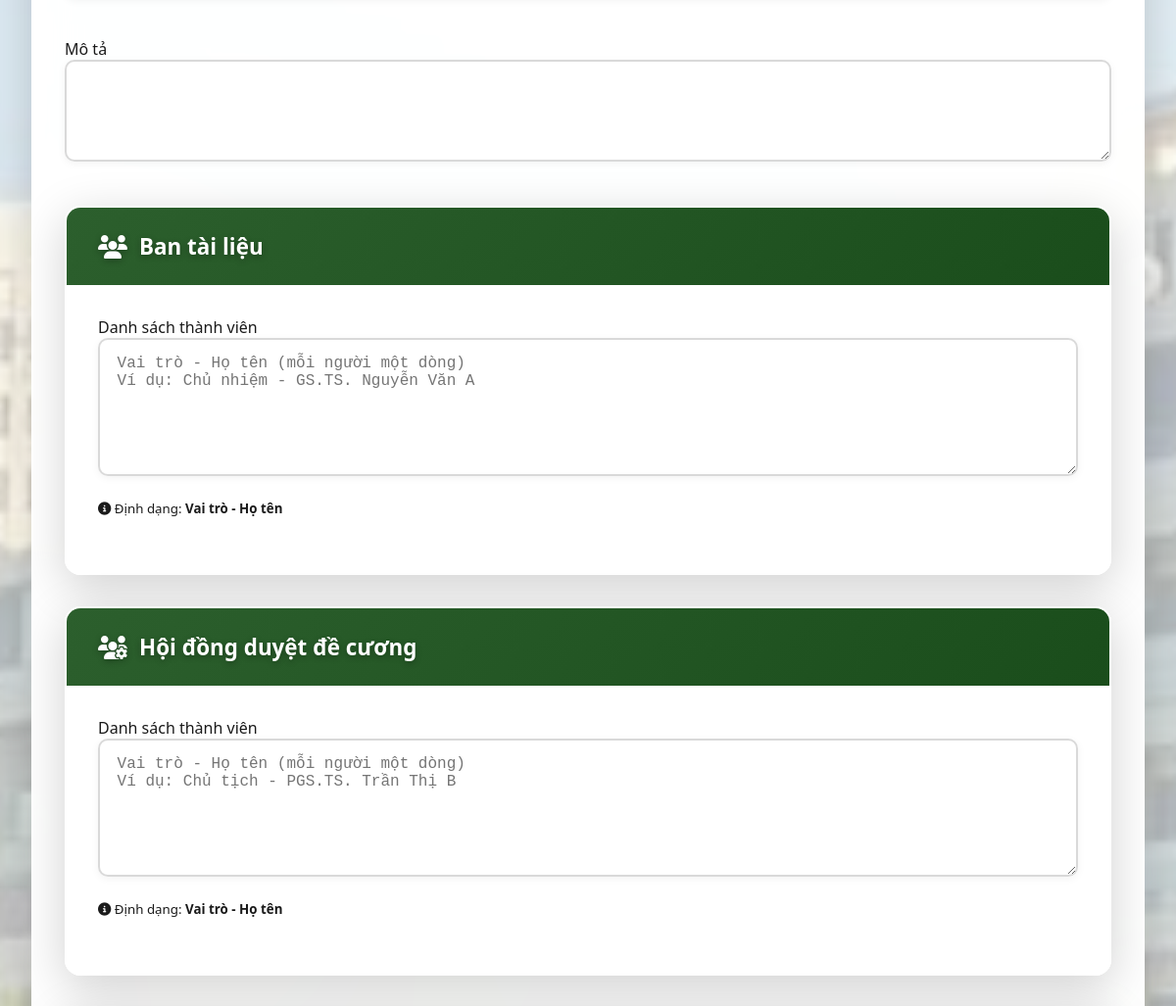
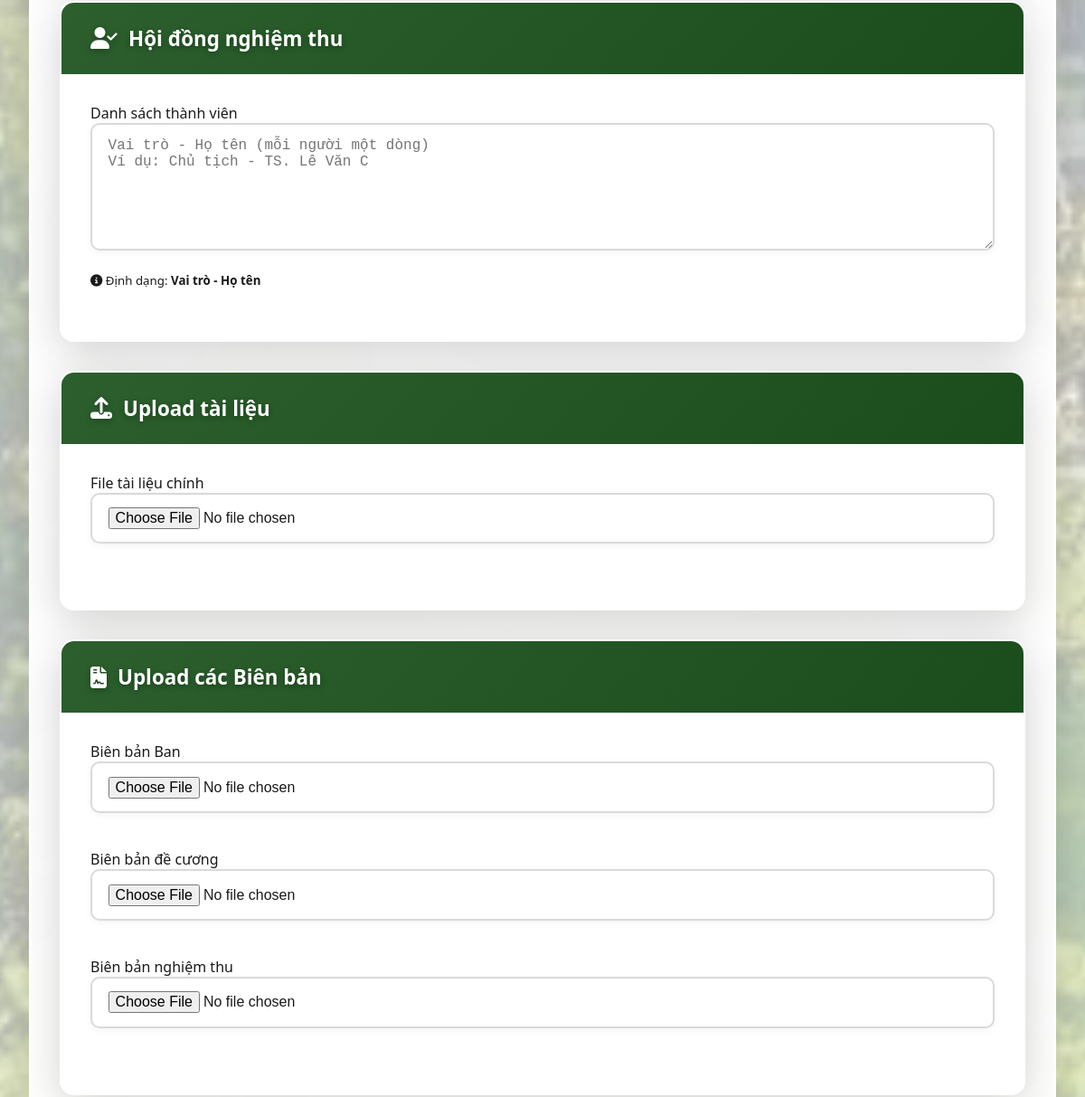
The app's page /tailieu/edit/2 (signed in, middle part), older data (2 pictures, top to bottom).
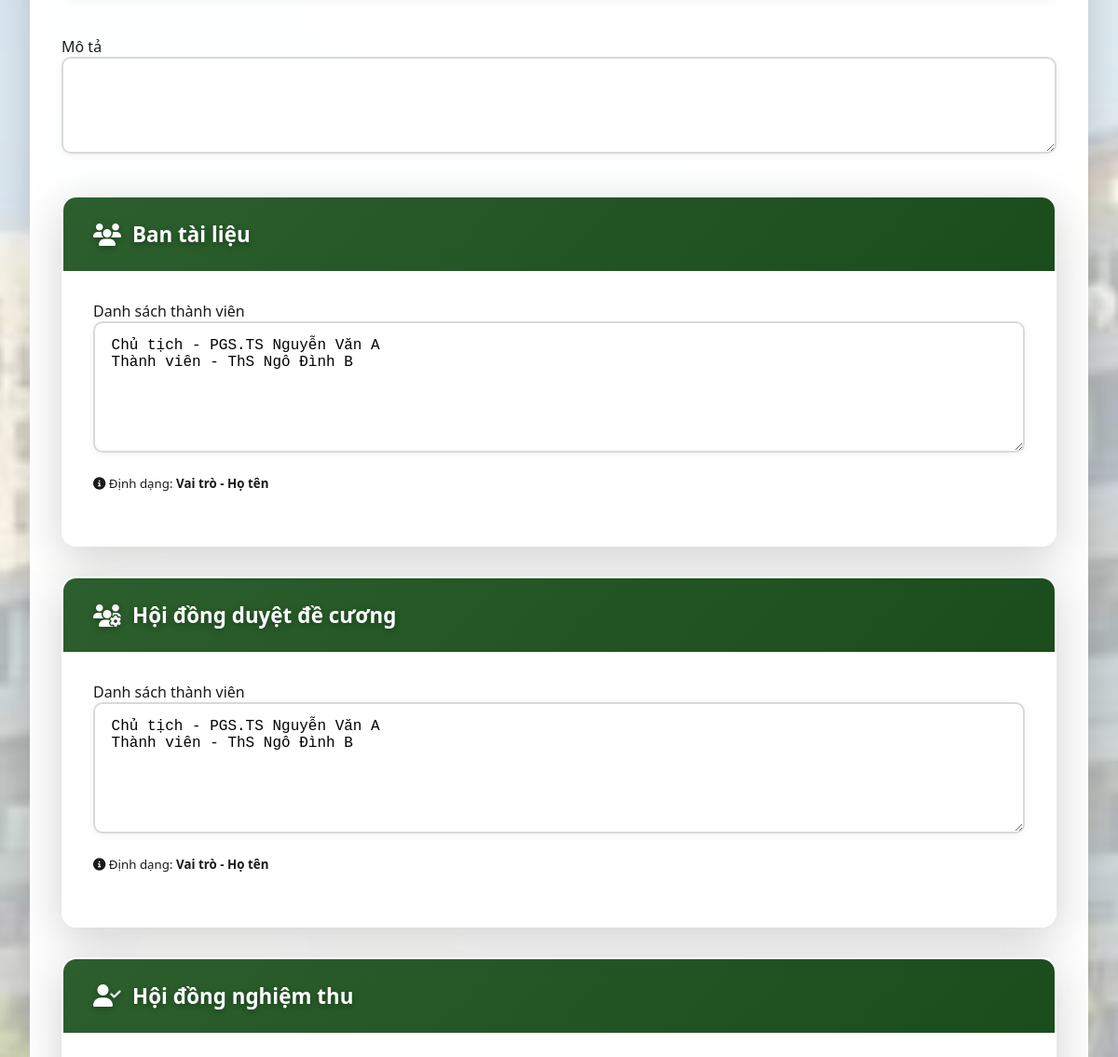
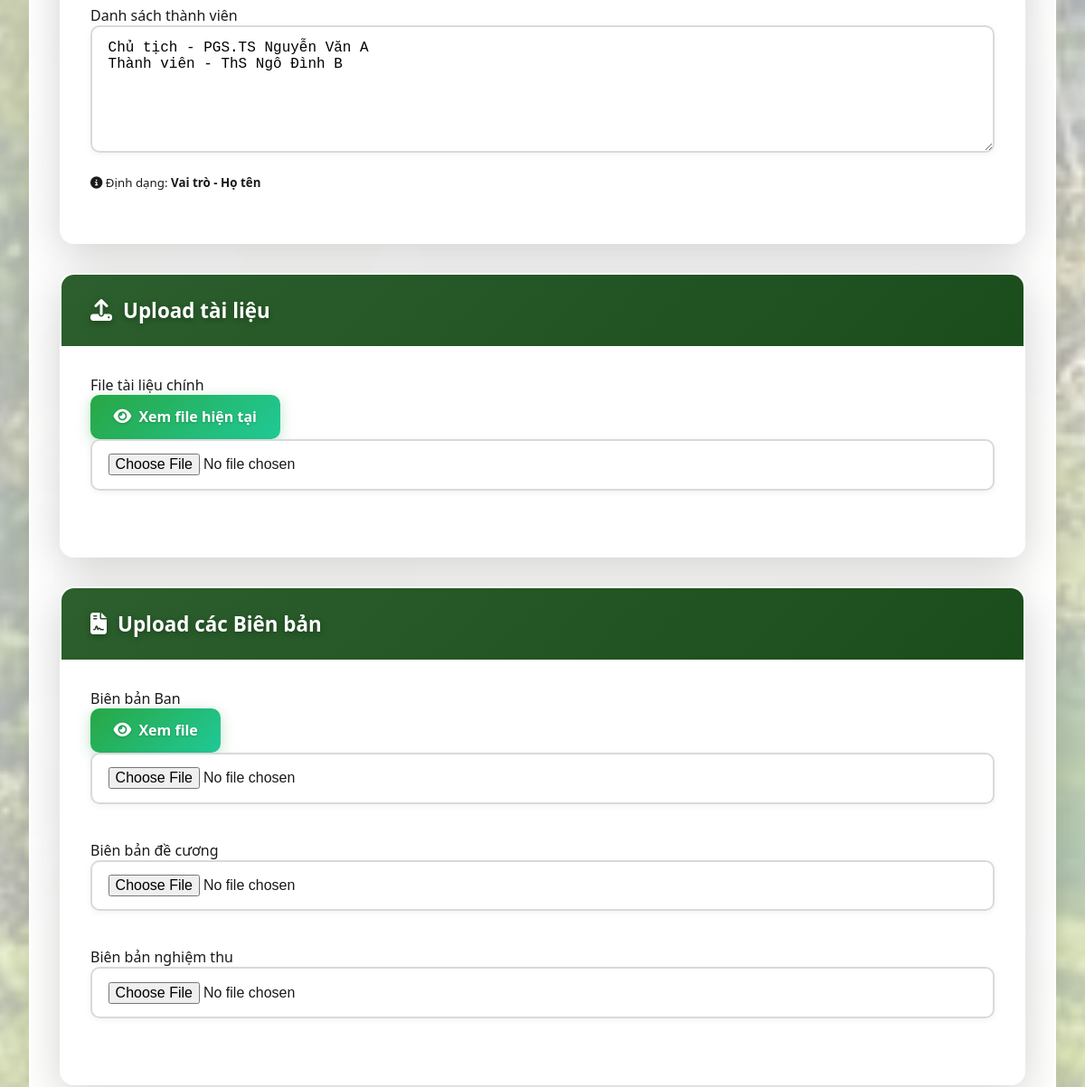
The same page, newer data (2 pictures, top to bottom).
### models/__init__.py (models this page shows)
class BanTaiLieu(db.Model):
    __tablename__ = 'ban_tai_lieu'
    id = db.Column(db.Integer, primary_key=True)
    tai_lieu_id = db.Column(db.Integer, db.ForeignKey('tai_lieu.id'), nullable=False)
    ho_ten = db.Column(db.String(120), nullable=False)
    vai_tro = db.Column(db.String(50), nullable=False)
    created_at = db.Column(db.DateTime, default=datetime.utcnow)

class HoiDongDeCuongTaiLieu(db.Model):
    __tablename__ = 'hoi_dong_de_cuong_tai_lieu'
    id = db.Column(db.Integer, primary_key=True)
    tai_lieu_id = db.Column(db.Integer, db.ForeignKey('tai_lieu.id'), nullable=False)
    ho_ten = db.Column(db.String(120), nullable=False)
    vai_tro = db.Column(db.String(50), nullable=False)
    created_at = db.Column(db.DateTime, default=datetime.utcnow)

class HoiDongNghiemThuTaiLieu(db.Model):
    __tablename__ = 'hoi_dong_nghiem_thu_tai_lieu'
    id = db.Column(db.Integer, primary_key=True)
    tai_lieu_id = db.Column(db.Integer, db.ForeignKey('tai_lieu.id'), nullable=False)
    ho_ten = db.Column(db.String(120), nullable=False)
    vai_tro = db.Column(db.String(50), nullable=False)
    created_at = db.Column(db.DateTime, default=datetime.utcnow)

### routes/main.py (the view, shortened to what this page needs)
@main_bp.route('/tailieu/edit/<int:id>', methods=['GET', 'POST'])
@login_required
def tailieu_edit(id):
    tailieu = TaiLieu.query.get_or_404(id)
    if current_user.role != 'admin' and current_user.don_vi != tailieu.don_vi:
        flash('Bạn không có quyền chỉnh sửa tài liệu này!', 'danger')
        return redirect(url_for('main.tailieu_list'))
    return render_template('tailieu/edit.html', tailieu=tailieu)

### templates/tailieu/edit.html (shortened to what the changed rows need)
{% extends "base.html" %}
{% block content %}
<div class="card">
    <div class="card-body">
        <form method="POST" enctype="multipart/form-data">
            <div class="row">
                <div class="col-md-4">
                    <div class="card mb-3">
                        <div class="card-body">
                            <div class="form-group">
                                <label for="ban_tai_lieu">Danh sách thành viên</label>
                                <textarea class="form-control" id="ban_tai_lieu" name="ban_tai_lieu" rows="6"
                                          placeholder="Vai trò - Họ tên (mỗi người một dòng)&#10;Ví dụ: Chủ nhiệm - GS.TS. Nguyễn Văn A">{% for member in tailieu.ban_thanh_vien %}{{ member.vai_tro }} - {{ member.ho_ten }}
{% endfor %}</textarea>
                                <small class="form-text text-muted">
                                    <i class="fas fa-info-circle"></i> Định dạng: <strong>Vai trò - Họ tên</strong>
                                </small>
                            </div>
                        </div>
                    </div>
                </div>
                <div class="col-md-4">
                    <div class="card mb-3">
                        <div class="card-body">
                            <div class="form-group">
                                <label for="hoi_dong_de_cuong">Danh sách thành viên</label>
                                <textarea class="form-control" id="hoi_dong_de_cuong" name="hoi_dong_de_cuong" rows="6"
                                          placeholder="Vai trò - Họ tên (mỗi người một dòng)&#10;Ví dụ: Chủ tịch - PGS.TS. Trần Thị B">{% for member in tailieu.hoi_dong_de_cuong %}{{ member.vai_tro }} - {{ member.ho_ten }}
{% endfor %}</textarea>
                                <small class="form-text text-muted">
                                    <i class="fas fa-info-circle"></i> Định dạng: <strong>Vai trò - Họ tên</strong>
                                </small>
                            </div>
                        </div>
                    </div>
                </div>
                <div class="col-md-4">
                    <div class="card mb-3">
                        <div class="card-body">
                            <div class="form-group">
                                <label for="hoi_dong_nghiem_thu">Danh sách thành viên</label>
                                <textarea class="form-control" id="hoi_dong_nghiem_thu" name="hoi_dong_nghiem_thu" rows="6"
                                          placeholder="Vai trò - Họ tên (mỗi người một dòng)&#10;Ví dụ: Chủ tịch - TS. Lê Văn C">{% for member in tailieu.hoi_dong_nghiem_thu %}{{ member.vai_tro }} - {{ member.ho_ten }}
{% endfor %}</textarea>
                                <small class="form-text text-muted">
                                    <i class="fas fa-info-circle"></i> Định dạng: <strong>Vai trò - Họ tên</strong>
                                </small>
                            </div>
                        </div>
                    </div>
                </div>
            </div>
            <div class="card mb-3">
                <div class="card-body">
                    <div class="form-group">
                        {% if tailieu.file_tai_lieu %}
                        <div class="mb-2">
                            <a href="{{ url_for('static', filename='uploads/' + tailieu.file_tai_lieu) }}" target="_blank" class="btn btn-sm btn-success">
                                <i class="fas fa-eye"></i> Xem file hiện tại
                            </a>
                        </div>
                        {% endif %}
                    </div>
                </div>
            </div>
            <div class="card mb-3">
                <div class="card-body">
                    <div class="row">
                        <div class="col-md-4">
                            <div class="form-group">
                                {% if tailieu.bien_ban_ban %}
                                <div class="mb-2">
                                    <a href="{{ url_for('static', filename='uploads/' + tailieu.bien_ban_ban) }}" target="_blank" class="btn btn-sm btn-success">
                                        <i class="fas fa-eye"></i> Xem file
                                    </a>
                                </div>
                                {% endif %}
                            </div>
                        </div>
                    </div>
                </div>
            </div>
        </form>
    </div>
</div>
{% endblock %}

Row changes from the older to the newer data that the page shows:
added BanTaiLieu: ban_tai_lieu "Chủ tịch - PGS.TS Nguyễn Văn A Thành viên - ThS Ngô Đình B"
added HoiDongDeCuongTaiLieu: hoi_dong_de_cuong "Chủ tịch - PGS.TS Nguyễn Văn A Thành viên - ThS Ngô Đình B"
added HoiDongNghiemThuTaiLieu: hoi_dong_nghiem_thu "Chủ tịch - PGS.TS Nguyễn Văn A Thành viên - ThS Ngô Đình B"
Text that changed along with them:
text now shown: "Xem file hiện tại Xem file"
